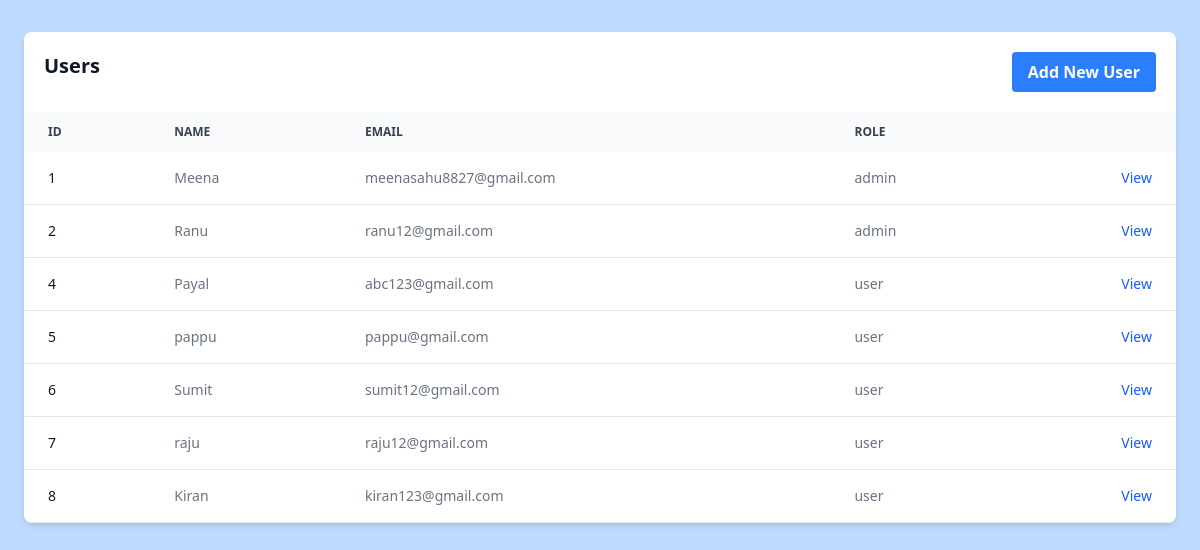
Page /my_django_project/users/ on the earlier database version.
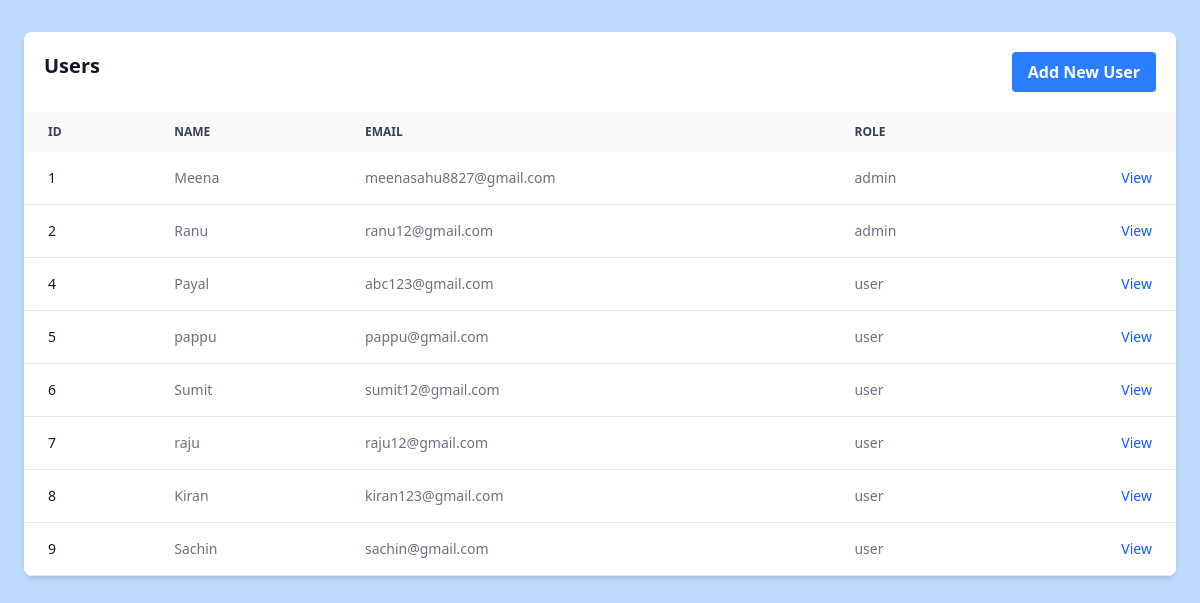
Same page on the later database version.
### my_django_project/models.py (models this page shows, shortened)
class User(AbstractBaseUser, PermissionsMixin):
    name = models.CharField(max_length=255)
    email = models.EmailField(unique=True)
    role = models.CharField(max_length=100)
    is_active = models.BooleanField(default=True)
    is_admin = models.BooleanField(default=False)
    is_staff = models.BooleanField(default=False)
    is_superuser = models.BooleanField(default=False)
    objects = UserManager()
    USERNAME_FIELD = 'email'
    REQUIRED_FIELDS = ['name', 'role']

### my_django_project/views.py (the view)
# urls.py: path('users/', views.user_list, name= 'users'),
def user_list(request):
    users = User.objects.all()
    return render(
        request,
        'my_django_project/user/users.html',
         {'users':users}
    )

### my_django_project/templates/my_django_project/user/users.html (shortened to what this page needs)
{% extends "my_django_project/base.html"%}
{% block content %}
<div class="flex justify-center item-center py-8">
    <div class=" w-full max-w-6xl relative overflow-x-auto shadow-md sm:rounded-lg">
    <table class="w-full text-sm text-left rtl:text-right text-gray-500 dark:text-gray-400">
        <div class="flex justify-between item-center p-5 font-semibold text-gray-900 bg-white dark:text-white dark:bg-gray-800">
            <h1 class="text-xl">
            Users
            </h1>
        <a href="{% url 'my_django_project:new_user'%}" class="bg-blue-500 hover:bg-blue-700 text-white font-bold py-2 px-4 rounded">Add New User</a>
        </div>
        <thead class="text-xs text-gray-700 uppercase bg-gray-50 dark:bg-gray-700 dark:text-gray-400">
            <tr>
                <th scope="col" class="px-6 py-3">
                    ID
                </th>
                <th scope="col" class="px-6 py-3">
                    Name
                </th>
                <th scope="col" class="px-6 py-3">
                    Email
                </th>
                <th scope="col" class="px-6 py-3">
                    Role
                </th>
                <th scope="col" class="px-6 py-3">
                </th>
            </tr>
        </thead>
        <tbody>
            {% for user in users %}
            <tr class="bg-white border-b dark:bg-gray-800 dark:border-gray-700 border-gray-200">
                <th scope="row" class="px-6 py-4 font-medium text-gray-900 whitespace-nowrap dark:text-white">
                    {{user.id}}
                </th>
                <td class="px-6 py-4">
                    {{user.name}}
                </td>
                <td class="px-6 py-4">
                    {{user.email}}
                </td>
                <td class="px-6 py-4">
                    {{user.role}}
                </td>
                <td class="px-6 py-4 text-right">
                    <a href="{%url 'my_django_project:user_detail' user.id%}" class="font-medium text-blue-600 dark:text-blue-500 hover:underline">View</a>
                </td>
            </tr>
            {% endfor%}
        </tbody>
    </table>
</div>
</div>
{% endblock %}

Differences in the rows shown:
added User: id "9", name "Sachin", email "sachin@gmail.com", role "user"
